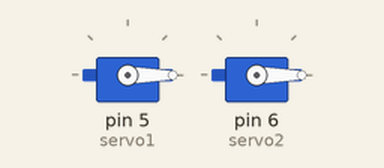
Recording of a sketch running on a simulated Arduino Uno, built with avr-gcc and run on an emulated ATmega328P. Shown: 2 × servo. What the sketch prints to the serial monitor is not drawn.

Above: at 10.05 s.
At 14.0 s:
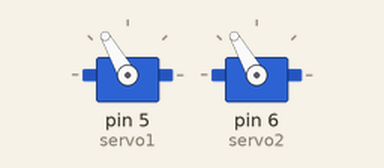
Timing chart, 0 to 15.2 s (numbered marks = the images above):
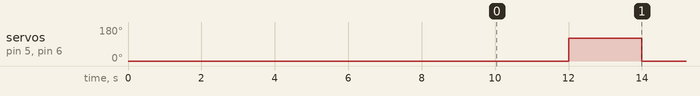

The sketch:

servo.ino
```cpp
#include <Servo.h>

Servo servo1;
int normalAngle1 = 0;
int ejectedAngle1 = 120;

Servo servo2;
int normalAngle2 = 0;
int ejectedAngle2 = 120;

void setup() {
  Serial.begin(9600);
  servo1.attach(5);
  servo2.attach(6);
  servo1.write(normalAngle1);
  servo2.write(normalAngle2);
  delay(10000);
}

void loop() {
  Serial.println("Hi");
  servo1.write(normalAngle1);
  servo2.write(normalAngle2);
  delay(2000);
  servo1.write(ejectedAngle1);
  servo2.write(ejectedAngle2);
  delay(2000);
}
```

Measured:
- by itself, servo on pin 5 (servo1), servo on pin 6 (servo2): alternates 120° for 2.0 s and 0° for 2.0 s
